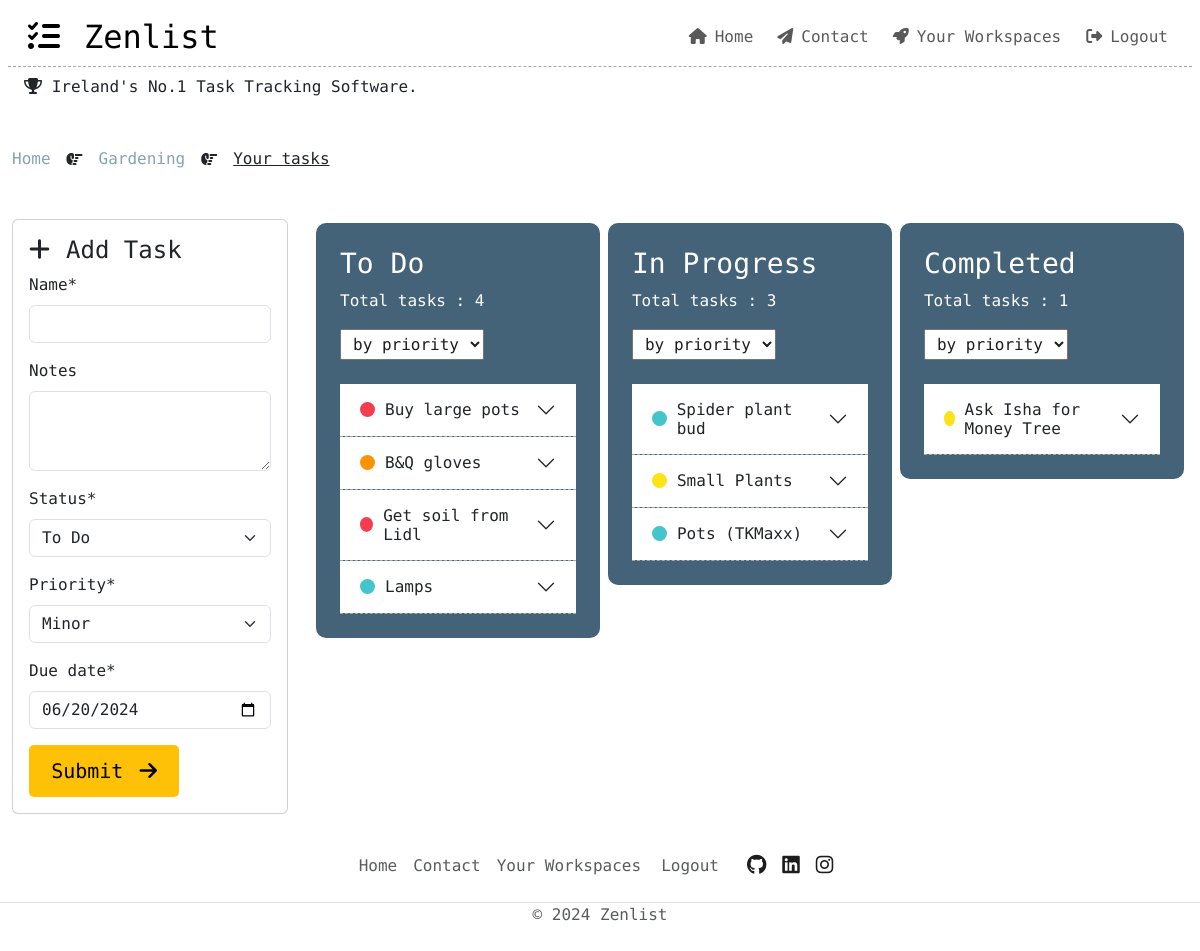
The page /workspaces/gardening/ (signed in) on the database its author committed.
### workspace/models.py (models this page shows, shortened)
class Workspace(models.Model):
    title = models.CharField(max_length=50, unique=True)
    slug = models.SlugField(max_length=200, unique=True)
    creator = models.ForeignKey(
        User,
        on_delete=models.CASCADE,
        related_name='creator'
    )
    created_on = models.DateField(auto_now_add=True)
    updated_on = models.DateField(null=True)
    class Meta:
        ordering = ["-created_on"]

class Task(models.Model):
    name = models.CharField(max_length=50)
    notes = models.TextField(blank=True, default='', max_length=100)
    creator = models.ForeignKey(
        User,
        on_delete=models.CASCADE,
        related_name='task_creator'
    )
    workspace = models.ForeignKey(
        Workspace,
        on_delete=models.CASCADE,
        related_name='workspace_tasks'
    )
    priority = models.CharField(
        choices=PRIORITIES,
        max_length=15,
        default='Minor'
    )
    status = models.CharField(
        choices=STATUSES,
        max_length=15,
        default='To Do'
    )
    due_date = models.DateField(default=timezone.now)
    date_created = models.DateField(auto_now_add=True)
    last_modified = models.DateField(auto_now=True)
    class Meta:
        ordering = ["due_date"]

### workspace/views.py (the view, shortened to what this page needs)
# urls.py: path('<slug:slug>/', views.workspace_detail, name='full_workspace'),
@login_required
def workspace_detail(request, slug):
    workspace = get_object_or_404(Workspace, slug=slug)
    all_tasks = workspace.workspace_tasks.all()
    all_task_count = all_tasks.count()
    todo = workspace.workspace_tasks.filter(status='To Do')
    progress = workspace.workspace_tasks.filter(status='In Progress')
    completed = workspace.workspace_tasks.filter(status='Completed')
    todo_count = todo.count()
    progress_count = progress.count()
    completed_count = completed.count()
    task_form = TaskForm()
    return render(
        request,
        "workspace/ws_detail.html",
        {
            'workspace': workspace,
            'all_tasks': all_tasks,
            'total_count': all_task_count,
            'todo_tasks': todo,
            'progress_tasks': progress,
            'completed_tasks': completed,
            'todo_count': todo_count,
            'progress_count': progress_count,
            'completed_count': completed_count,
            'task_form': task_form,
        },
    )

### workspace/forms.py
class TaskForm(forms.ModelForm):
    class Meta:
        model = Task
        fields = ('name', 'notes', 'status', 'priority', 'due_date',)
        widgets = {
            'due_date' : DateInput(attrs={'type' : 'date'})
        }
    def __init__(self, *args, **kwargs):
        super(TaskForm, self).__init__(*args, **kwargs)
        self.fields["due_date"].input_formats = ['%Y-%m-%d']

### workspace/templates/workspace/ws_detail.html (shortened to what this page needs)
{% extends "base.html" %} {% block content %}
{% load static %}
{% load crispy_forms_tags %}
{% if user.is_authenticated %}
{% include 'workspace/ws_detail_breadcrumb.html' %}
<div class="container-fluid">
    <div class="row d-flex" id="taskRowContainer">
        <div class="col-lg-3 col-md-12">
            <div class="card" id="taskCard">
                <div class="card-body">
                    <h3 class="h4"><i class="fa-solid fa-plus me-3"></i>Add Task</h3>
                    <form id="taskForm" method="post" action="">
                    {{ task_form | crispy }}
                    <button id="submitButton" type="submit"
                        class="btn btn-lg btn-warning authentication-button">
                        Submit<i class="fa-solid fa-arrow-right ms-3"></i>
                    </button>
                    </form>
                </div>
            </div>
        </div>
        <div class="col-lg-9 col-md-12">
                    <div class="container">
                        <div class="row">
                            <div class="col-lg-4 col-md-4 col-sm-12 p-1">
                                <div class="col-12 task-box text-white p-4">
                                    <div class="heading-container">
                                        <h3>To Do</h3>
                                        <p>Total tasks : {{todo_count}}</p>
                                    </div>
                                    {% include 'workspace/_select_field.html' with uniqueIdValue=1 %}
                                    {% for task in todo_tasks %}
                                    <div id="tasks-todo">
                                        {% include 'workspace/_task_detail.html' with task=task id='todo{{forloop.counter}}' jsIdentifier='ToDo' %}
                                    </div>
                                    {% endfor %}
                                </div>
                            </div>
                            <div class="col-lg-4 col-md-4 col-sm-12 p-1">
                                <div class="col-12 task-box text-white p-4">
                                    <div class="heading-container">
                                        <h3>In Progress</h3>
                                        <p>Total tasks : {{progress_count}}</p>
                                    </div>
                                    {% include 'workspace/_select_field.html' with uniqueIdValue=2 %}
                                    {% for task in progress_tasks %}
                                    <div id="tasks-inprogress">
                                        {% include 'workspace/_task_detail.html' with task=task id='progress{{forloop.counter}}' jsIdentifier='InProgress' %}
                                    </div>
                                    {% endfor %}
                                </div>
                            </div>
                            <div class="col-lg-4 col-md-4 col-sm-12 p-1">
                                <div class="col-12 task-box text-white p-4">
                                    <div class="heading-container">
                                        <h3>Completed</h3>
                                        <p>Total tasks : {{completed_count}}</p>
                                    </div>
                                    {% include 'workspace/_select_field.html' with uniqueIdValue=3 %}
                                    {% for task in completed_tasks %}
                                    <div id="tasks-completed">
                                        {% include 'workspace/_task_detail.html' with task=task id='complete{{forloop.counter}}' jsIdentifier='Completed' %}
                                    </div>
                                    {% endfor %}
                                </div>
                            </div>
                        </div>
                    </div>
        </div>
    </div>
</div>
{% endif %}
{% endblock %}

### workspace/templates/workspace/ws_detail_breadcrumb.html
{% load static %}
<div class="container-fluid mb-5">
    <nav aria-label="breadcrumb">
        <ol class="breadcrumb d-flex align-items-center justify-content-start">
            <li class="breadcrumb-item breadcrumb-link-nav"><a href="{{ home_url }}">Home</a></li><i class="fa-solid fa-hand-point-right mx-3"></i>
            <li class="breadcrumb-item breadcrumb-link-nav"><a href="{{ workspace_url }}">{{workspace.title}}</a></li><i class="fa-solid fa-hand-point-right mx-3"></i>
            <li class="breadcrumb-item active-breadcrumb" aria-current="current page">Your tasks</li>
        </ol>
    </nav>
</div>

### workspace/templates/workspace/_task_detail.html (shortened to what this page needs)
{% load crispy_forms_tags %}
<div class="accordion accordion-{{jsIdentifier}} accordion-flush bb-grey" id="taskDetailAccordion-{{task.id}}"
data-taskPriority="{{task.priority}}" data-taskDueDate="{{task.due_date}}">
  <div class="accordion-item p-0 m-0">
    <h2 class="accordion-header p-0 m-0">
      <button class="accordion-button collapsed" type="button" data-bs-toggle="collapse"
      data-bs-target="#panelsStayOpen-{{task.id}}" aria-expanded="true"
      aria-controls="panelsStayOpen-{{task.id}}">
        <p class="h6 content">
          <div class="priority-indicator
          {% if task.priority == 'Critical' %}critical
          {% elif task.priority == 'Minor' %}minor
          {% elif task.priority == 'Major' %}major
          {% elif task.priority == 'Nice to have!' %}nice
          {% endif %}"></div>
          {{task.name}}
        </p>
      </button>
    </h2>
  </div>
</div>

### static/css/style.css (style rules this page uses)
.breadcrumb-item a { color: rgb(130, 164, 179); text-decoration: none; }
.critical { background-color: rgb(245, 61, 82); }
.major { background-color: rgb(255, 146, 0); }
.minor { background-color: rgb(252, 227, 21); }
.nice { background-color: rgb(68, 197, 203); }
body { font-family: "Source Code Pro", monospace; font-weight: 400; font-style: normal; }
.bb-grey { border-bottom: 1px dashed darkgrey; }
.active-breadcrumb { text-decoration: underline; }
.priority-indicator { width: 15px; height: 15px; border-radius: 50%; margin-right: 10px; }
.authentication-button { min-width: 150px; padding: 10px; border: 1px solid transparent; border-radius: 5px; transition: all 0.2s ease; }
.task-box { min-height: 100px; }
.breadcrumb-link-nav { text-decoration: none; color: rgb(29, 29, 29); transition: all 1s ease; }
.task-box { background-color: rgb(68, 99, 120); min-height: 250px; border-radius: 10px; }
#id_notes { height: 80px; }

### rows shown on the page
Workspace: title "Gardening"
Task: name "Buy large pots"
Task: name "B&Q gloves"
Task: name "Get soil from Lidl"
Task: name "Lamps"
Task: name "Spider plant bud"
Task: name "Small Plants"
Task: name "Pots (TKMaxx)"
Task: name "Ask Isha for Money Tree"

### other values the page prints
{{ todo_count }} "4"
{{ progress_count }} "3"
{{ completed_count }} "1"
